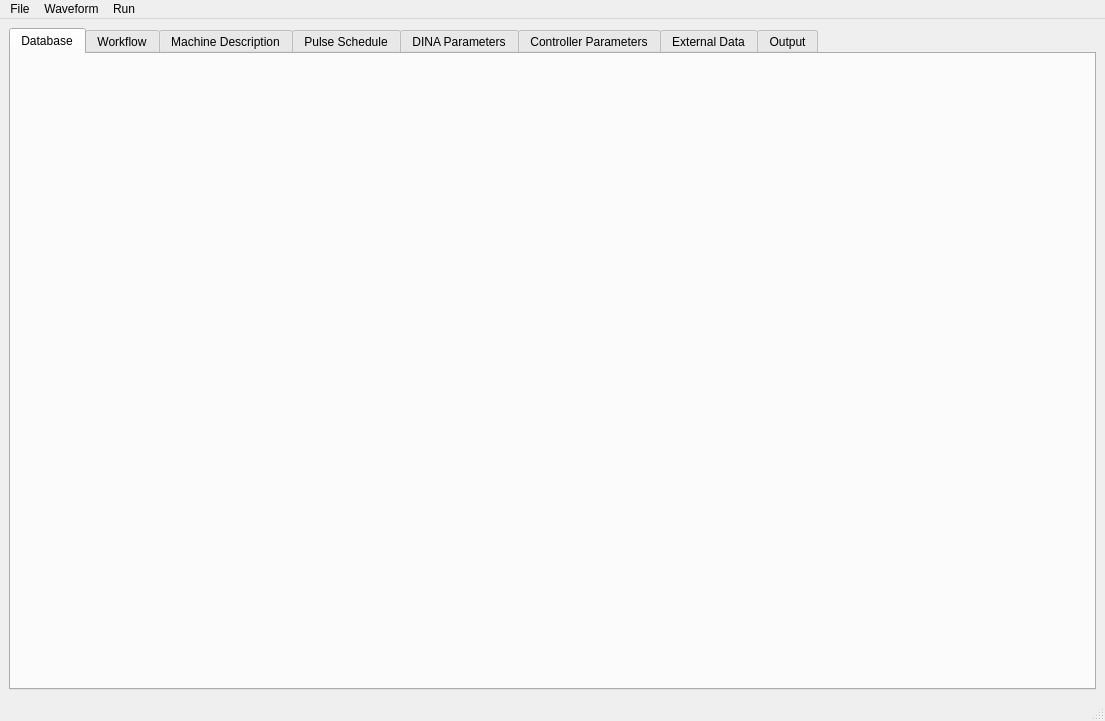
<?xml version="1.0" encoding="UTF-8"?>
<ui version="4.0">
 <class>MainWindow</class>
 <widget class="QMainWindow" name="MainWindow">
  <property name="geometry">
   <rect>
    <x>0</x>
    <y>0</y>
    <width>1105</width>
    <height>721</height>
   </rect>
  </property>
  <property name="windowTitle">
   <string>DINA</string>
  </property>
  <widget class="QWidget" name="centralwidget">
   <layout class="QVBoxLayout" name="verticalLayout">
    <item>
     <widget class="QTabWidget" name="tabWidgetInput">
      <property name="currentIndex">
       <number>0</number>
      </property>
      <widget class="QWidget" name="tabDatabase">
       <attribute name="title">
        <string>Database</string>
       </attribute>
      </widget>
      <widget class="QWidget" name="tabWorkflow">
       <attribute name="title">
        <string>Workflow</string>
       </attribute>
      </widget>
      <widget class="QWidget" name="tabTokamakData">
       <attribute name="title">
        <string>Machine Description</string>
       </attribute>
      </widget>
      <widget class="QWidget" name="tabPulseSchedule">
       <attribute name="title">
        <string>Pulse Schedule</string>
       </attribute>
      </widget>
      <widget class="QWidget" name="tabDINAData">
       <attribute name="title">
        <string>DINA Parameters</string>
       </attribute>
      </widget>
      <widget class="QWidget" name="tabControlData">
       <attribute name="title">
        <string>Controller Parameters</string>
       </attribute>
      </widget>
      <widget class="QWidget" name="tabExternalData">
       <attribute name="title">
        <string>External Data</string>
       </attribute>
      </widget>
      <widget class="QWidget" name="tabOutput">
       <attribute name="title">
        <string>Output</string>
       </attribute>
       <widget class="QWidget" name="gridLayoutWidget_2">
        <property name="geometry">
         <rect>
          <x>10</x>
          <y>10</y>
          <width>311</width>
          <height>191</height>
         </rect>
        </property>
        <layout class="QGridLayout" name="gridLayout_db_plot">
         <property name="sizeConstraint">
          <enum>QLayout::SetMinAndMaxSize</enum>
         </property>
         <property name="horizontalSpacing">
          <number>6</number>
         </property>
         <item row="0" column="0">
          <widget class="QPushButton" name="btnLoadIDS">
           <property name="maximumSize">
            <size>
             <width>250</width>
             <height>16777215</height>
            </size>
           </property>
           <property name="text">
            <string>Load IDS</string>
           </property>
          </widget>
         </item>
        </layout>
       </widget>
      </widget>
     </widget>
    </item>
   </layout>
  </widget>
  <widget class="QMenuBar" name="menubar">
   <property name="geometry">
    <rect>
     <x>0</x>
     <y>0</y>
     <width>1105</width>
     <height>22</height>
    </rect>
   </property>
   <widget class="QMenu" name="menuFile">
    <property name="title">
     <string>File</string>
    </property>
    <addaction name="actionImport_dat_files"/>
    <addaction name="actionExport_dat_files"/>
    <addaction name="separator"/>
    <addaction name="actionLoad"/>
    <addaction name="actionSave"/>
   </widget>
   <widget class="QMenu" name="menuRun">
    <property name="title">
     <string>Run</string>
    </property>
    <addaction name="actionStart"/>
    <addaction name="actionPause"/>
    <addaction name="actionStop"/>
   </widget>
   <widget class="QMenu" name="menuWaveform">
    <property name="title">
     <string>Waveform</string>
    </property>
    <addaction name="actionInsert_row"/>
    <addaction name="actionDelete_row"/>
   </widget>
   <addaction name="menuFile"/>
   <addaction name="menuWaveform"/>
   <addaction name="menuRun"/>
  </widget>
  <widget class="QStatusBar" name="statusbar"/>
  <action name="actionImport_dat_files">
   <property name="text">
    <string>Import *.dat files</string>
   </property>
  </action>
  <action name="actionSave">
   <property name="text">
    <string>Save</string>
   </property>
  </action>
  <action name="actionExport_dat_files">
   <property name="text">
    <string>Export *.dat files</string>
   </property>
  </action>
  <action name="actionLoad">
   <property name="text">
    <string>Load</string>
   </property>
  </action>
  <action name="actionStart">
   <property name="text">
    <string>Start</string>
   </property>
  </action>
  <action name="actionPause">
   <property name="text">
    <string>Pause</string>
   </property>
  </action>
  <action name="actionStop">
   <property name="text">
    <string>Stop</string>
   </property>
  </action>
  <action name="actionInsert_row">
   <property name="text">
    <string>Insert row</string>
   </property>
  </action>
  <action name="actionDelete_row">
   <property name="text">
    <string>Delete row</string>
   </property>
  </action>
 </widget>
 <resources/>
 <connections/>
</ui>
